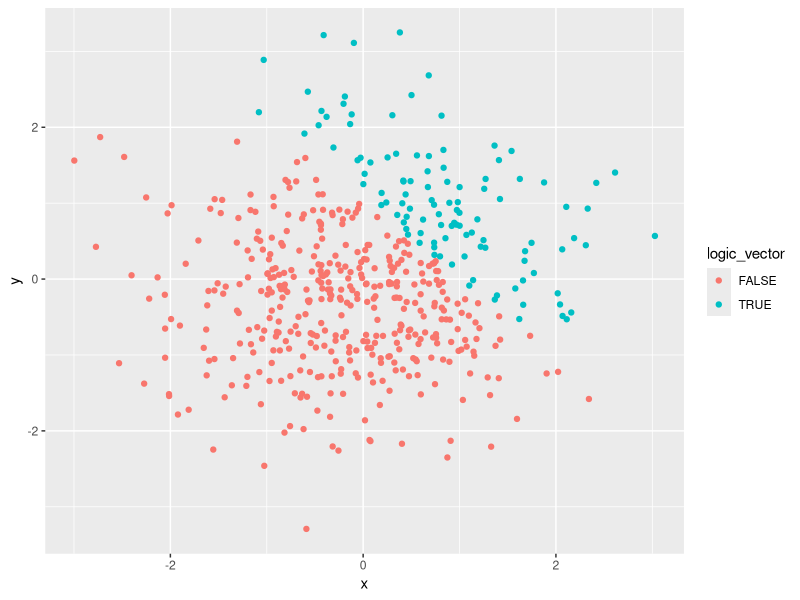
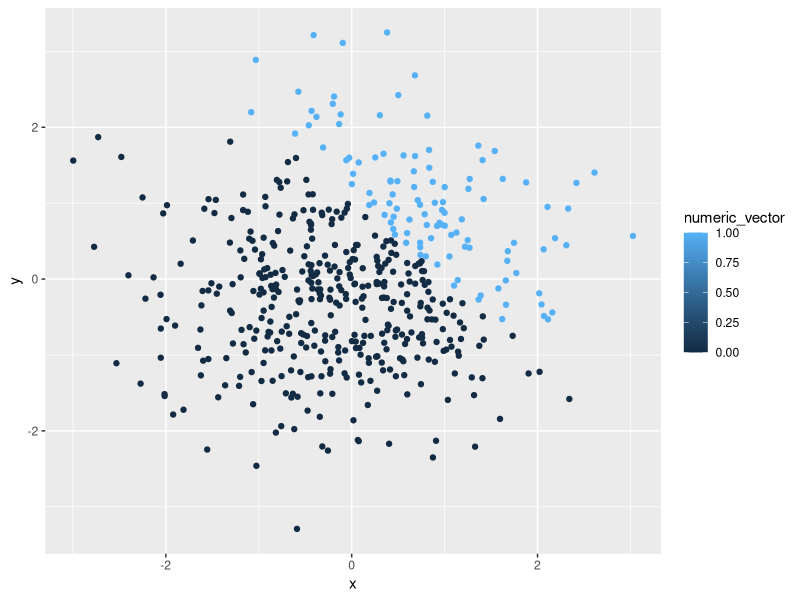
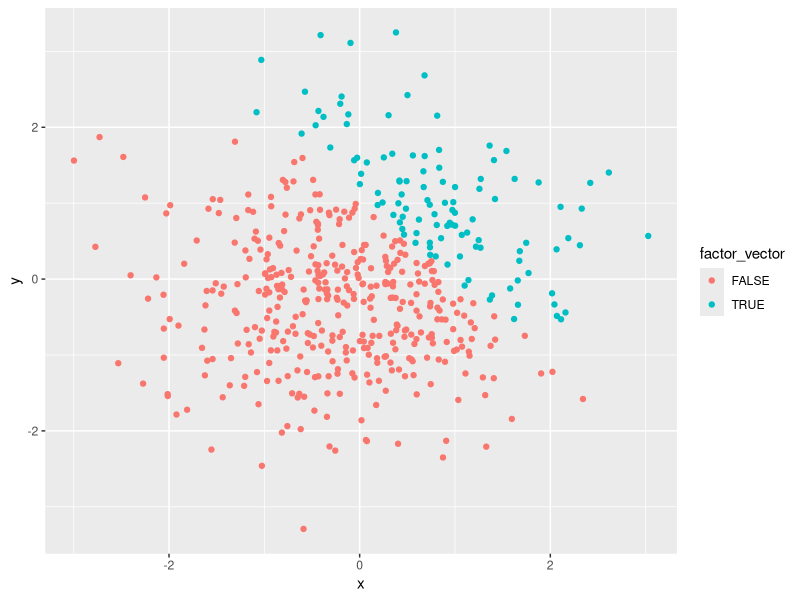
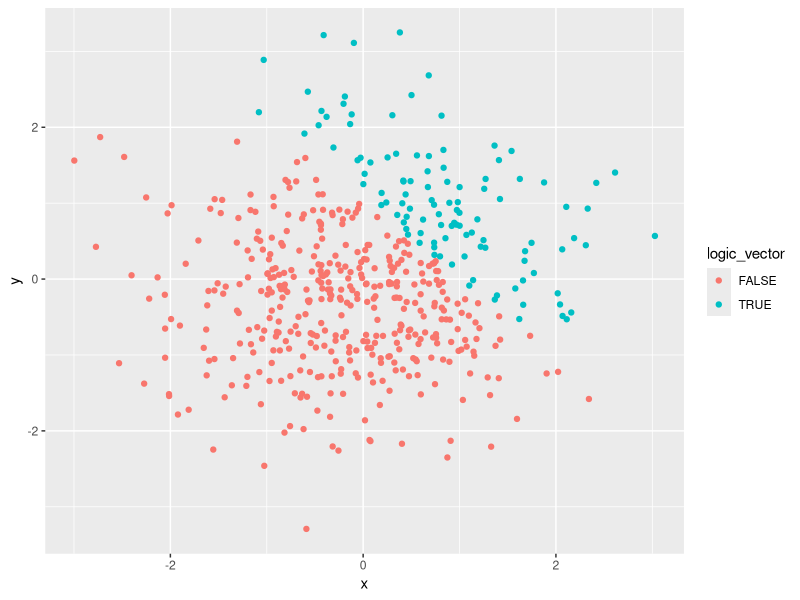

Here is the R script that generated these plots, in order:
## ---- chunk 1
library(tidyverse)
## ---- chunk 2

my_df = tibble(
  vec_numeric = rnorm(8),
  vec_logical = vec_numeric > 0,
  vec_char = c("monkey", "eel", "finch", "dog", "cat", "salmon", "carp","parrot"),
  vec_factor = factor(c("mammal", "fish", "bird", "mammal", "mammal", "fish", "fish", "bird"))
)

# The mean of the variables inside the data frame
mean(pull(my_df, vec_numeric))
mean(pull(my_df, vec_logical))
mean(pull(my_df, vec_char))
mean(pull(my_df, vec_factor))

# You can only take a mean of numeric or logical vectors, thus mean(vec_char) and mean(vec_factor) are not applicable.

## Application of as.numeric

# logical vector
l = pull(my_df, vec_logical)
as.numeric(l)

# character vector
c = pull(my_df, vec_char)
as.numeric(c)
# You cannot apply as.numeric function to a character vector. This explains why you cannot take a mean of words. 

# factor vector
f = pull(my_df, vec_factor)
as.numeric(f)
# Factor vector has 3 levels and thus can be expressed as a number. 
## ---- chunk 3
plot_df = tibble(
  x = rnorm(500),
  y = rnorm(500),
  logic_vector = (x + y) >1,
  numeric_vector = as.numeric(logic_vector),
  factor_vector = as.factor(logic_vector)
)

df_rows = nrow(plot_df)
df_col = ncol(plot_df)
x_mean = mean(pull(plot_df, x))
x_median = median(pull(plot_df, x))
x_sd = sd(pull(plot_df, x))
lv = pull(plot_df, logic_vector)
## ---- chunk 4
#  scatter plot of x and y
ggplot(plot_df, aes(x = x, y = y,  color = logic_vector)) + geom_point()
ggsave("scatterplot.pdf")
## ---- chunk 5
# scatter plot for numeric variable 
ggplot(plot_df, aes(x = x, y = y,  color = numeric_vector)) + geom_point()
## ---- chunk 6
# scatter plot for factor variable 
ggplot(plot_df, aes(x = x, y = y,  color = factor_vector)) + geom_point()
